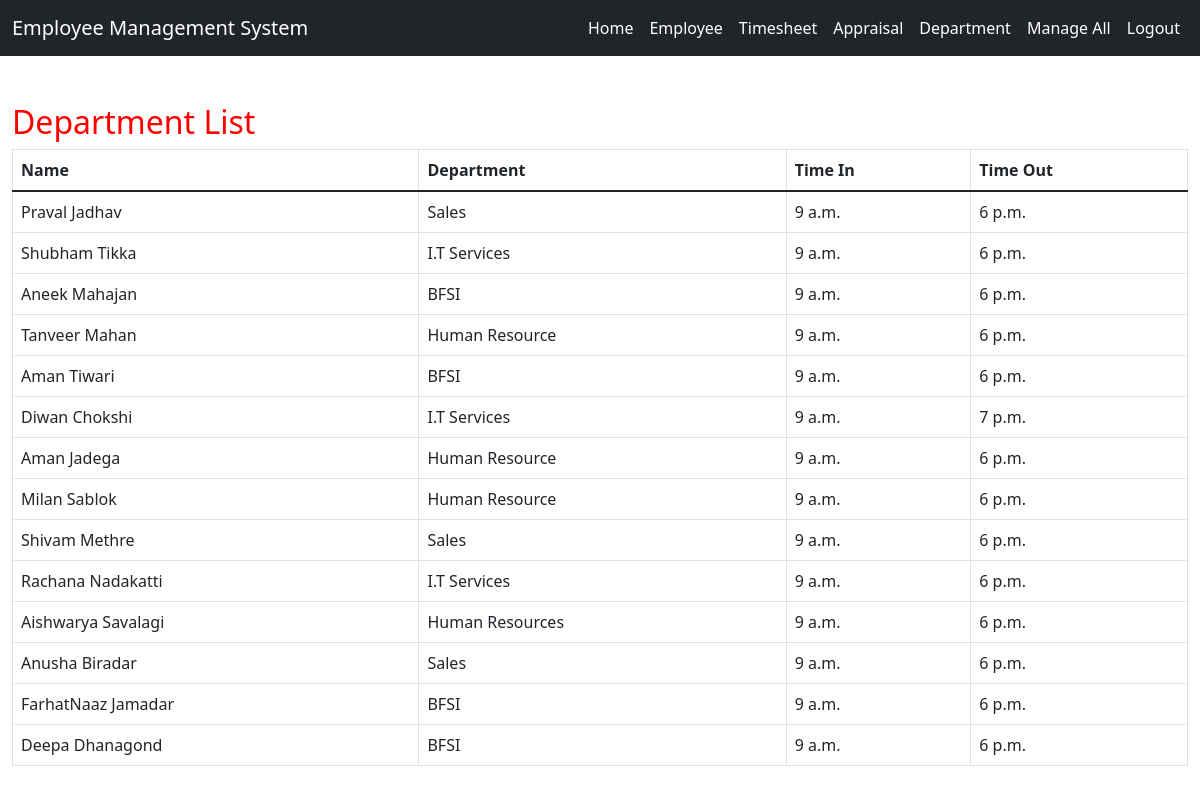
The page /department-list (signed in) on the database its author committed.
### Employeeapp_/models.py (models this page shows, shortened)
class Timesheets(models.Model):
    EmoloyeeName=models.CharField(max_length=35,null=True, blank=True)
    department=models.CharField(max_length=100,null=True, blank=True)
    task=models.CharField(max_length=35,null=True, blank=True)
    date=models.DateField(max_length=35,null=True, blank=True)
    timeIn=models.TimeField(max_length=35,null=True, blank=True)
    timeOut=models.TimeField(max_length=35,null=True, blank=True)
    efforts=models.IntegerField(null=True, blank=True)

### Employeeapp_/views.py (the view)
# urls.py: path('department-list',views.depart, name="department_list"),
@login_required
def depart(request):
    em_dta = Timesheets.objects.filter()
    bit = {'timesheets':em_dta}
    return render(request, 'department.html',bit)

### Employeeapp_/templates/department.html (shortened to what this page needs)
{% extends 'home.html' %}
{% block body %}
<link rel = stylesheet href = "//cdn.datatables.net/1.10.19/css/jquery.dataTables.min.css" defer>
<div  class="container-fluid">
        <h2 style="color:red;margin-top:4%">Department List </h2>
        <table class="table table-bordered" id="myTable">
  <thead>
  <tr>
  <th>Name</th>
  <th>Department</th>
  <th>Time In</th>
  <th>Time Out</th>
  </tr>
  </thead>
   <tbody>
    {% for i in timesheets %}
  <tr>
    <td>{{i.EmoloyeeName}}</td>
    <td>{{i.department}}</td>
    <td>{{i.timeIn}}</td>
    <td>{{i.timeOut}}</td>
  </tr>
    {% endfor %}
    </tbody>
</table>
</div>
{% endblock  %}

### rows shown on the page
Timesheets: EmoloyeeName "Praval Jadhav", department "Sales", timeIn "9 a.m.", timeOut "6 p.m."
Timesheets: EmoloyeeName "Shubham Tikka", department "I.T Services", timeIn "9 a.m.", timeOut "6 p.m."
Timesheets: EmoloyeeName "Aneek Mahajan", department "BFSI", timeIn "9 a.m.", timeOut "6 p.m."
Timesheets: EmoloyeeName "Tanveer Mahan", department "Human Resource", timeIn "9 a.m.", timeOut "6 p.m."
Timesheets: EmoloyeeName "Aman Tiwari", department "BFSI", timeIn "9 a.m.", timeOut "6 p.m."
Timesheets: EmoloyeeName "Diwan Chokshi", department "I.T Services", timeIn "9 a.m.", timeOut "7 p.m."
Timesheets: EmoloyeeName "Aman Jadega", department "Human Resource", timeIn "9 a.m.", timeOut "6 p.m."
Timesheets: EmoloyeeName "Milan Sablok", department "Human Resource", timeIn "9 a.m.", timeOut "6 p.m."
Timesheets: EmoloyeeName "Shivam Methre", department "Sales", timeIn "9 a.m.", timeOut "6 p.m."
Timesheets: EmoloyeeName "Rachana Nadakatti", department "I.T Services", timeIn "9 a.m.", timeOut "6 p.m."
Timesheets: EmoloyeeName "Aishwarya Savalagi", department "Human Resources", timeIn "9 a.m.", timeOut "6 p.m."
Timesheets: EmoloyeeName "Anusha Biradar", department "Sales", timeIn "9 a.m.", timeOut "6 p.m."
Timesheets: EmoloyeeName "FarhatNaaz Jamadar", department "BFSI", timeIn "9 a.m.", timeOut "6 p.m."
Timesheets: EmoloyeeName "Deepa Dhanagond", department "BFSI", timeIn "9 a.m.", timeOut "6 p.m."
